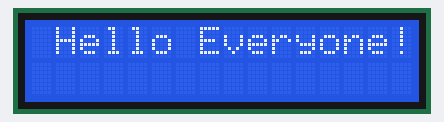
Bench run of a sketch on a simulated Arduino Uno, built with avr-gcc and run on an emulated ATmega328P. On the bench: 16×2 character LCD.

Above: at 0.1 s.
At 0.6 s:
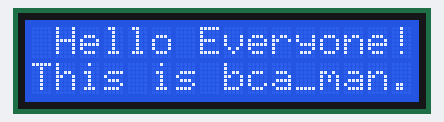

The sketch:

LCD_display_16x2.ino
```cpp
#include <LiquidCrystal.h>

// initialize the library with the numbers of the interface pins
LiquidCrystal lcd(4, 6, 10, 12, 14, 16);   // RS , EN  , D4 , D5 , D6 , D7

void setup() {
  // set up the LCD's number of columns and rows:
  lcd.begin(16, 2);
}

void loop() {
//   Print a message to the LCD.
  lcd.clear();
  lcd.setCursor(0,0);
  lcd.print(" Hello Everyone!");
  delay(500);


  lcd.setCursor(0,1);
  lcd.print("This is bca_man..");
  delay(1000);

  lcd.clear();
}
```

Measured:
- what the display in image 1 shows lasts 1.0 s, from 0.6 s to 1.6 s
